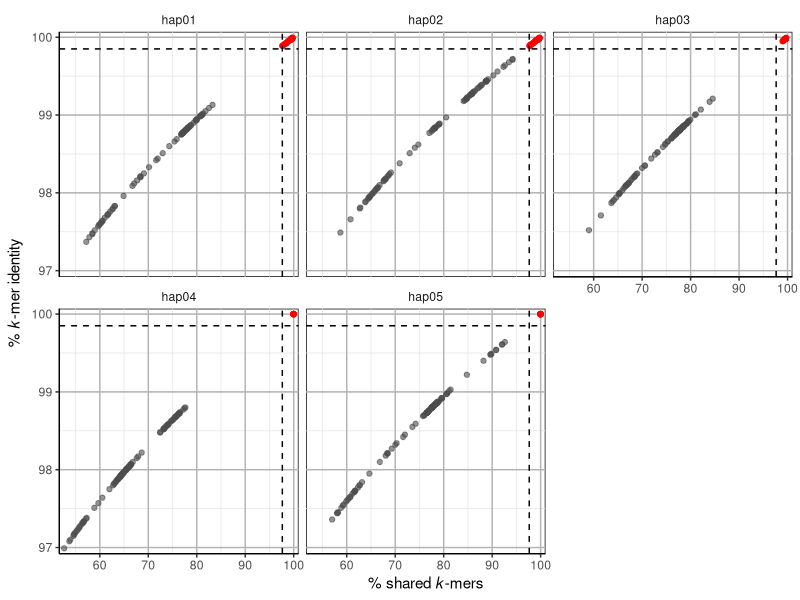
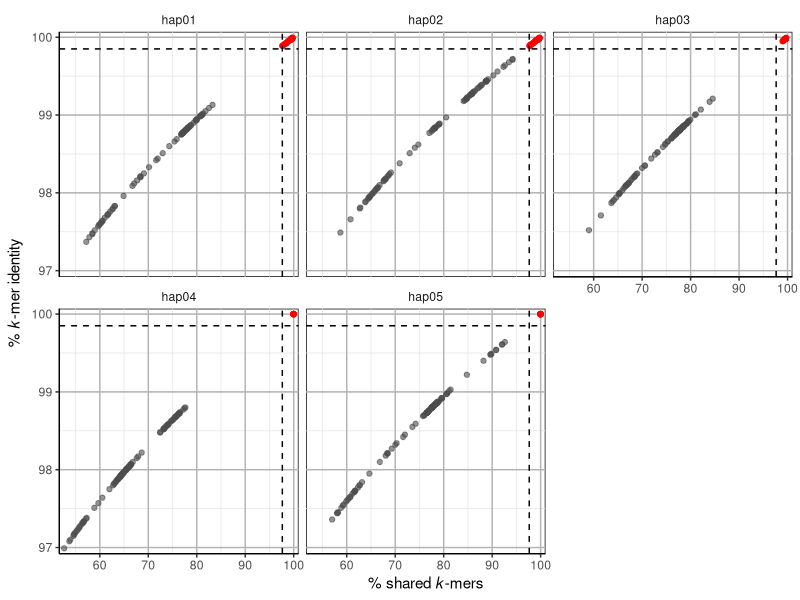

Recreate these plots in R, in order.
library(ggplot2)
library(reshape2)
library(dplyr)
library(tidyr)

pgtmash <- read.csv("Figure3_kmer_containment.csv", header = TRUE, sep = ",")

pgtmelt1 <- melt(pgtmash, value.name = "var")

pgtmelt2 <- pgtmelt1 %>%
  separate(variable, c("hap", "type"))

pgtcast <- dcast(pgtmelt2, ... ~ type, drop = TRUE)


fig3_plot <- ggplot(data = subset(pgtcast, !(hap %in% c("hap06","hap07")))) +
  geom_point(aes(y = ident, x = shared), color = "grey30", size = 1.5, alpha = 0.6) +
  geom_point(data = subset(pgtcast, !(hap %in% c("hap06","hap07")) & ident > 99.85 & shared > 97.65), aes(y = ident, x = shared), color = "red", size = 1.5) +
  geom_vline(xintercept = 97.65, color = "black", linewidth = 0.5, linetype = "dashed") +
  geom_hline(yintercept = 99.85, color = "black", linewidth = 0.5, linetype = "dashed") +
  scale_y_continuous(expand = c(0,0.07)) +
  scale_x_continuous(expand = c(0,1)) +
  facet_wrap(~ hap) +
  labs(y = expression(paste("% ", italic("k"), "-mer identity", sep = "")), x = expression(paste("% shared ", italic("k"), "-mers", sep = ""))) +
  theme(panel.background = element_rect(fill = "white", color = "black"),
        panel.grid.major = element_line(color = "grey70"),
        panel.grid.minor = element_line(color = "grey90"),
        axis.line = element_line(color = "black"),
        strip.background = element_blank())

fig3_plot

ggsave("Figure3_kmer_containment.tiff", 
       fig3_plot, device = "tiff", dpi = 600, width = 7.5, height = 5.5, units = "in")
